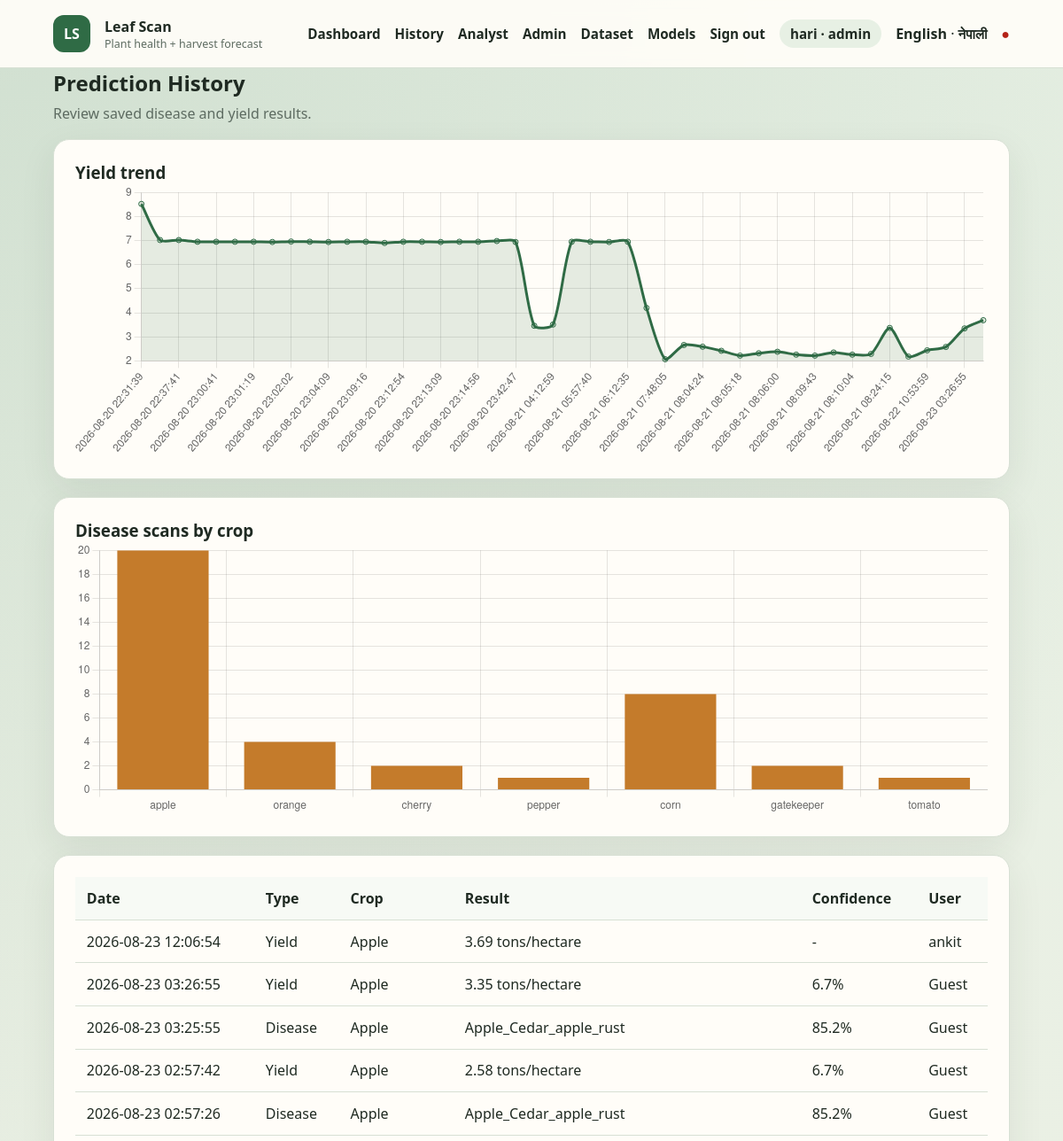
Page /history (signed in, upper part) on the earlier database version.
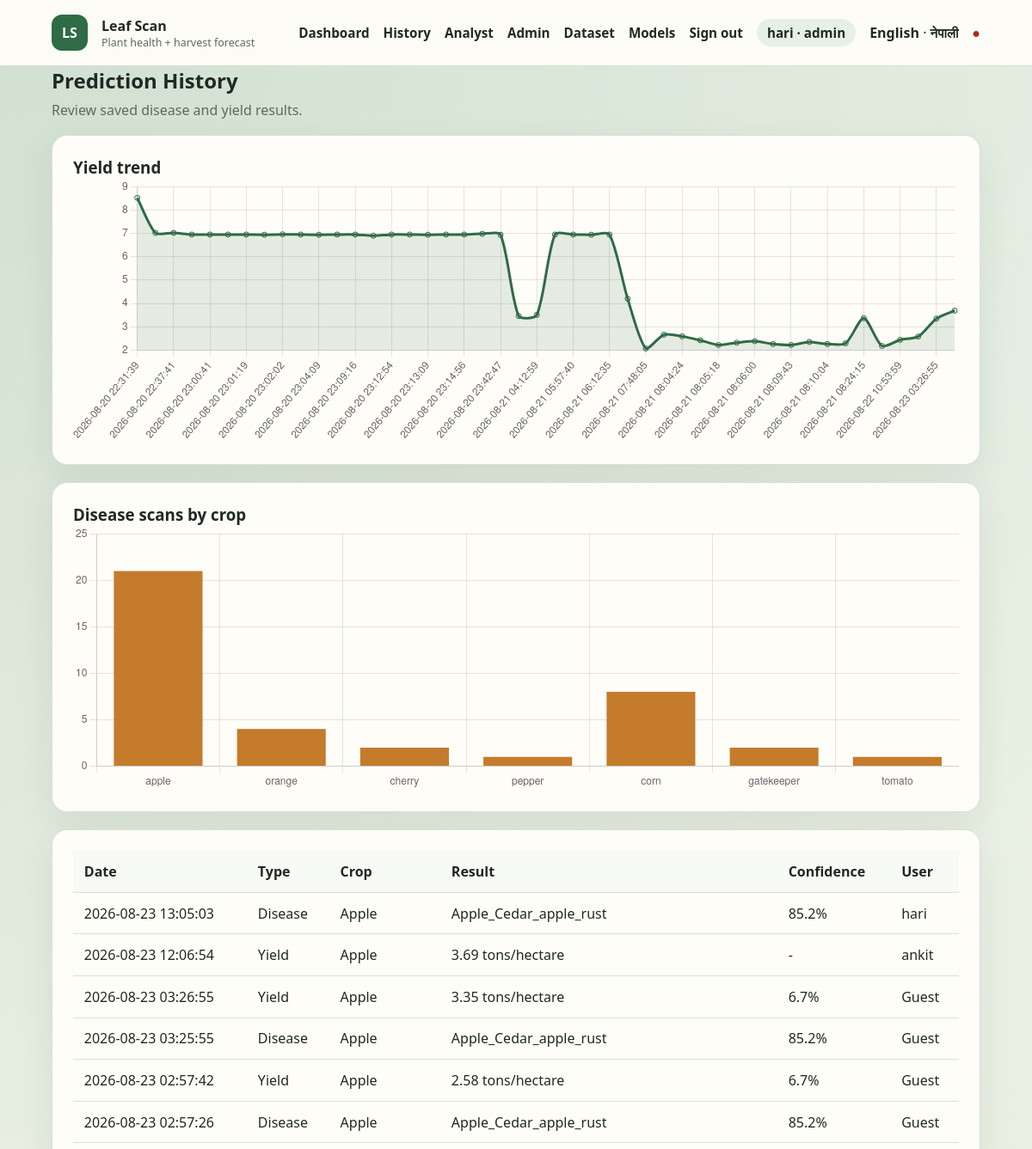
Same page on the later database version.
### tables this page shows
CREATE TABLE users (
                id INTEGER PRIMARY KEY AUTOINCREMENT,
                name TEXT NOT NULL,
                email TEXT NOT NULL UNIQUE,
                password_hash TEXT NOT NULL,
                role TEXT NOT NULL DEFAULT 'farmer',
                created_at TEXT NOT NULL DEFAULT CURRENT_TIMESTAMP
            );

CREATE TABLE prediction_history (
                id INTEGER PRIMARY KEY AUTOINCREMENT,
                user_id INTEGER REFERENCES users(id) ON DELETE SET NULL,
                prediction_type TEXT NOT NULL,
                crop TEXT,
                disease_class INTEGER,
                confidence REAL,
                yield_prediction REAL,
                input_data TEXT NOT NULL,
                created_at TEXT NOT NULL DEFAULT CURRENT_TIMESTAMP
            , disease_label TEXT);

### app.py (the view)
@app.route("/history")
@role_required("farmer", "analyst", "admin")
def history():
    user = current_user()
    records = list_predictions(None if user["role"] in ("analyst", "admin") else user["id"])
    yield_trend = [
        {"date": r["created_at"], "yield": r["yield_prediction"]}
        for r in records
        if r["prediction_type"] == "yield" and r["yield_prediction"] is not None
    ][::-1]  # oldest first, left-to-right
    disease_counts = {}
    for r in records:
        if r["prediction_type"] == "disease":
            crop = r["crop"] or "unknown"
            disease_counts[crop] = disease_counts.get(crop, 0) + 1
    return render_template(
        "history.html",
        records=records,
        yield_trend=yield_trend,
        disease_counts=disease_counts,
    )

### app.py (called while the page is built)
@app.before_request
def enforce_csrf():
    if request.endpoint in {"static"}:
        return None
    return csrf_protect(lambda: None)()

@app.after_request
def add_security_headers(response):
    response.headers.setdefault("X-Content-Type-Options", "nosniff")
    response.headers.setdefault("X-Frame-Options", "SAMEORIGIN")
    response.headers.setdefault("Referrer-Policy", "strict-origin-when-cross-origin")
    response.headers.setdefault(
        "Content-Security-Policy",
        "default-src 'self'; img-src 'self' data:; style-src 'self' 'unsafe-inline'; script-src 'self'; connect-src 'self'; base-uri 'self'; form-action 'self'",
    )
    response.headers.setdefault("Permissions-Policy", "camera=(), microphone=(), geolocation=()")
    if getattr(g, "rate_remaining", None) is not None:
        response.headers["X-RateLimit-Remaining"] = str(g.rate_remaining)
    return response

def current_user():
    user_id = session.get("user_id")
    return find_user(user_id) if user_id else None

def current_lang():
    return session.get("lang", DEFAULT_LANG)

@app.context_processor
def inject_globals():
    lang = current_lang()
    return {
        "csrf_token": generate_csrf_token(),
        "user": current_user(),
        "lang": lang,
        "supported_languages": SUPPORTED_LANGUAGES,
        "language_labels": LANGUAGE_LABELS,
        "t": lambda key, **kwargs: translate(lang, key, **kwargs),
        "crop_label": lambda crop: crop_label(crop, lang),
        "js_i18n": js_strings_for(lang),
    }

def role_required(*roles):
    def decorator(view):
        @wraps(view)
        def wrapped(*args, **kwargs):
            user = current_user()
            if not user:
                if request.path.startswith("/api/"):
                    return jsonify({"error": "Authentication required."}), 401
                return redirect(url_for("login", next=request.path))
            if user["role"] not in roles:
                if request.path.startswith("/api/"):
                    return jsonify({"error": "You do not have permission for this resource."}), 403
                return render_template("error.html", code=403, message="You do not have permission for this page."), 403
            return view(*args, **kwargs)
        return wrapped
    return decorator

### translations.py (called while the page is built)
def js_strings_for(lang):
    lang = lang if lang in UI_STRINGS else DEFAULT_LANG
    return {k[3:]: v for k, v in UI_STRINGS[lang].items() if k.startswith("js_")}

### templates/history.html (shortened to what this page needs)
{% extends "base.html" %}
{% block content %}
<div class="page-heading"><div><h2>{{ t('history_title') }}</h2><p>{{ t('history_desc') }}</p></div></div>
{% if yield_trend %}
<div class="panel" style="margin-bottom:1.25rem;">
    <h3>{{ t('yield_trend_title') }}</h3>
    <canvas id="yield-trend-chart" height="90"></canvas>
</div>
{% endif %}
{% if disease_counts %}
<div class="panel" style="margin-bottom:1.25rem;">
    <h3>{{ t('disease_scans_title') }}</h3>
    <canvas id="disease-count-chart" height="90"></canvas>
</div>
{% endif %}
<div class="table-panel panel">
    {% if records %}
    <div class="table-scroll"><table><thead><tr><th>{{ t('th_date') }}</th><th>{{ t('th_type') }}</th><th>{{ t('th_crop') }}</th><th>{{ t('th_result') }}</th><th>{{ t('th_confidence') }}</th><th>{{ t('th_user') }}</th></tr></thead><tbody>
    {% for record in records %}<tr><td>{{ record['created_at'] }}</td><td>{{ record['prediction_type']|capitalize }}</td><td>{{ crop_label(record['crop']) if record['crop'] else '-' }}</td><td>{% if record['prediction_type'] == 'yield' %}{{ record['yield_prediction'] }} {{ t('unit_tons_hectare_short') }}{% else %}{{ record['disease_label'] or ('Class ' ~ record['disease_class']) }}{% endif %}</td><td>{% if record['confidence'] is not none %}{{ (record['confidence'] * 100)|round(1) }}%{% else %}-{% endif %}</td><td>{{ record['name'] or t('guest') }}</td></tr>{% endfor %}
    </tbody></table></div>
    {% else %}<p class="empty-state">{{ t('no_history') }}</p>{% endif %}
</div>
{% if yield_trend or disease_counts %}
<script>
{% if yield_trend %}
new Chart(document.getElementById('yield-trend-chart'), {
    type: 'line',
    data: {
        labels: {{ yield_trend | map(attribute='date') | list | tojson }},
        datasets: [{
            label: 'Predicted yield (t/ha)',
            data: {{ yield_trend | map(attribute='yield') | list | tojson }},
            borderColor: '#2f6b45',
            backgroundColor: 'rgba(47,107,69,0.12)',
            tension: 0.25,
            fill: true,
        }]
    },
    options: { responsive: true, plugins: { legend: { display: false } } }
});
{% endif %}
{% if disease_counts %}
new Chart(document.getElementById('disease-count-chart'), {
    type: 'bar',
    data: {
        labels: {{ disease_counts.keys() | list | tojson }},
        datasets: [{
            label: 'Scans',
            data: {{ disease_counts.values() | list | tojson }},
            backgroundColor: '#c47b2b',
        }]
    },
    options: { responsive: true, plugins: { legend: { display: false } } }
});
{% endif %}
</script>
{% endif %}
{% endblock %}

### templates/base.html (shortened to what this page needs)
<!DOCTYPE html>
<html lang="{{ lang }}">
<head>
    <link rel="stylesheet" href="{{ url_for('static', filename='css/style.css') }}">
</head>
<body>
    <nav class="navbar">
        <div class="container">
            <a class="navbar-brand" href="{{ url_for('index') }}">
                <span class="brand-mark">LS</span>
                <span>
                    <strong>Leaf Scan</strong>
                    <small>{{ t('brand_tagline') }}</small>
                </span>
            </a>
            <div class="navbar-menu" id="navbar-menu">
                <a href="{{ url_for('index') }}">{{ t('nav_dashboard') }}</a>
                {% if user %}<a href="{{ url_for('history') }}">{{ t('nav_history') }}</a>{% endif %}
                {% if user and user['role'] in ('analyst', 'admin') %}<a href="{{ url_for('analyst_dashboard') }}">{{ t('nav_analyst') }}</a>{% endif %}
                {% if user and user['role'] == 'admin' %}
                    <a href="{{ url_for('admin_dashboard') }}">{{ t('nav_admin') }}</a>
                    <a href="{{ url_for('manage_dataset') }}">{{ t('nav_dataset') }}</a>
                    <a href="{{ url_for('manage_models') }}">{{ t('nav_models') }}</a>
                {% endif %}
                {% if user %}
                    <a href="{{ url_for('logout') }}">{{ t('nav_sign_out') }}</a>
                    <span class="user-chip">{{ user['name'] }} · {{ user['role'] }}</span>
                {% else %}
                    <a href="{{ url_for('login') }}">{{ t('nav_sign_in') }}</a>
                {% endif %}
                <span class="lang-switch">
                    {% for code in supported_languages %}
                        {% if code == lang %}
                            <strong>{{ language_labels[code] }}</strong>
                        {% else %}
                            <a href="{{ url_for('set_language', lang_code=code) }}">{{ language_labels[code] }}</a>
                        {% endif %}
                        {% if not loop.last %} · {% endif %}
                    {% endfor %}
                </span>
                <span class="status-indicator" id="health-status" title="API status">●</span>
            </div>
        </div>
    </nav>
    <main class="container">
        {% block content %}{% endblock %}
    </main>
</body>
</html>

### static/css/style.css (style rules this page uses)
:root { --bg: #f3efe4; --bg-accent: #e7f0e4; --ink: #1f2a22; --muted: #5d6b61; --primary: #2f6b45; --primary-dark: #214d32; --secondary: #c47b2b; --card: #fffdf8; --line: #d7e0d4; --danger: #b42318; --warning: #9a6700; --radius: 18px; --shadow: 0 14px 40px rgba(33, 52, 38, 0.08); }
* { box-sizing: border-box; margin: 0; padding: 0; }
body { font-family: "Source Sans 3", "Segoe UI", sans-serif; background: radial-gradient(circle at top left, rgba(47, 107, 69, 0.12), transparent 28%), linear-gradient(180deg, var(--bg-accent), var(--bg)); color: var(--ink); min-height: 100vh; }
.container { max-width: 1120px; margin: 0 auto; padding: 0 20px; }
.navbar { position: sticky; top: 0; z-index: 20; background: rgba(255, 253, 248, 0.92); backdrop-filter: blur(10px); border-bottom: 1px solid var(--line); }
.navbar .container, .navbar-menu, .navbar-brand { display: flex; align-items: center; gap: 1rem; }
.navbar .container { justify-content: space-between; min-height: 76px; }
.navbar-brand { text-decoration: none; color: var(--ink); }
.navbar-brand small { display: block; color: var(--muted); font-size: 0.78rem; }
.brand-mark { width: 42px; height: 42px; border-radius: 12px; display: grid; place-items: center; background: var(--primary); color: white; font-weight: 800; }
.navbar-menu a, .navbar-menu .user-chip { color: var(--ink); text-decoration: none; font-weight: 600; font-size: 0.95rem; }
.user-chip { background: var(--bg-accent); border-radius: 999px; padding: 0.35rem 0.75rem; color: var(--muted); }
.status-indicator { color: var(--primary); }
main { padding: 2rem 0 3rem; }
.hero, .panel, .status-card, .info-panel, .table-panel, .auth-panel { background: var(--card); border: 1px solid var(--line); border-radius: var(--radius); box-shadow: var(--shadow); }
.hero p, .panel-description, .hint, .weather-source, .empty-state, .page-heading p { color: var(--muted); line-height: 1.55; }
.panel, .info-panel, .table-panel, .auth-panel { padding: 1.5rem; }
.panel h2, .info-panel h2, .page-heading h2 { margin-bottom: 0.4rem; }
.page-heading { display: flex; justify-content: space-between; margin-bottom: 1rem; }
.table-scroll { overflow-x: auto; }
table { width: 100%; border-collapse: collapse; }
th, td { text-align: left; padding: 0.8rem; border-bottom: 1px solid var(--line); }
th { background: #f7faf5; }

Differences in the rows shown:
added prediction_history: created_at "2026-08-23 13:05:03", prediction_type "Disease", crop "Apple", disease_label "Apple_Cedar_apple_rust", (record['confidence']*100)|round(1) "85.2", name "hari"
Other differences:
chart data {{ disease_counts.values() | list | tojson }}: [20, 4, 2, 1, 8, 2, 1] → [21, 4, 2, 1, 8, 2, 1]
